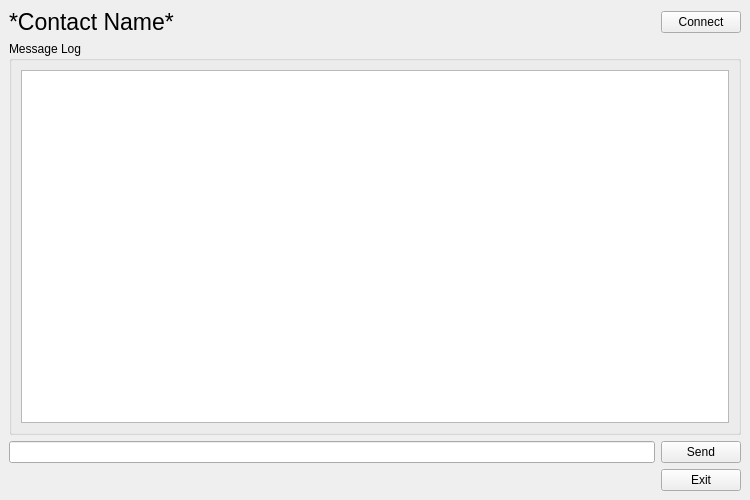
<?xml version="1.0" encoding="UTF-8"?>
<ui version="4.0">
 <class>chatScreen</class>
 <widget class="QMainWindow" name="chatScreen">
  <property name="geometry">
   <rect>
    <x>0</x>
    <y>0</y>
    <width>750</width>
    <height>500</height>
   </rect>
  </property>
  <property name="windowTitle">
   <string>MainWindow</string>
  </property>
  <widget class="QWidget" name="centralwidget">
   <layout class="QVBoxLayout" name="verticalLayout">
    <item>
     <layout class="QHBoxLayout" name="horizontalLayout_4">
      <property name="topMargin">
       <number>0</number>
      </property>
      <item>
       <widget class="QLabel" name="labelContactName">
        <property name="font">
         <font>
          <pointsize>17</pointsize>
         </font>
        </property>
        <property name="text">
         <string>*Contact Name*</string>
        </property>
       </widget>
      </item>
      <item>
       <spacer name="horizontalSpacer_2">
        <property name="orientation">
         <enum>Qt::Horizontal</enum>
        </property>
        <property name="sizeHint" stdset="0">
         <size>
          <width>40</width>
          <height>20</height>
         </size>
        </property>
       </spacer>
      </item>
      <item>
       <widget class="QPushButton" name="buttonConnect">
        <property name="text">
         <string>Connect</string>
        </property>
       </widget>
      </item>
     </layout>
    </item>
    <item>
     <widget class="QGroupBox" name="messageLogPanel">
      <property name="title">
       <string>Message Log</string>
      </property>
      <layout class="QVBoxLayout" name="verticalLayout_2">
       <item>
        <widget class="QPlainTextEdit" name="messageLog"/>
       </item>
      </layout>
     </widget>
    </item>
    <item>
     <layout class="QHBoxLayout" name="horizontalLayout_3">
      <property name="topMargin">
       <number>0</number>
      </property>
      <item>
       <widget class="QLineEdit" name="messageContentsTextField"/>
      </item>
      <item>
       <widget class="QPushButton" name="buttonSend">
        <property name="text">
         <string>Send</string>
        </property>
       </widget>
      </item>
     </layout>
    </item>
    <item>
     <layout class="QHBoxLayout" name="horizontalLayout_2">
      <property name="topMargin">
       <number>0</number>
      </property>
      <item>
       <spacer name="horizontalSpacer">
        <property name="orientation">
         <enum>Qt::Horizontal</enum>
        </property>
        <property name="sizeHint" stdset="0">
         <size>
          <width>40</width>
          <height>20</height>
         </size>
        </property>
       </spacer>
      </item>
      <item>
       <widget class="QPushButton" name="buttonExit">
        <property name="text">
         <string>Exit</string>
        </property>
       </widget>
      </item>
     </layout>
    </item>
   </layout>
  </widget>
 </widget>
 <resources/>
 <connections/>
</ui>
